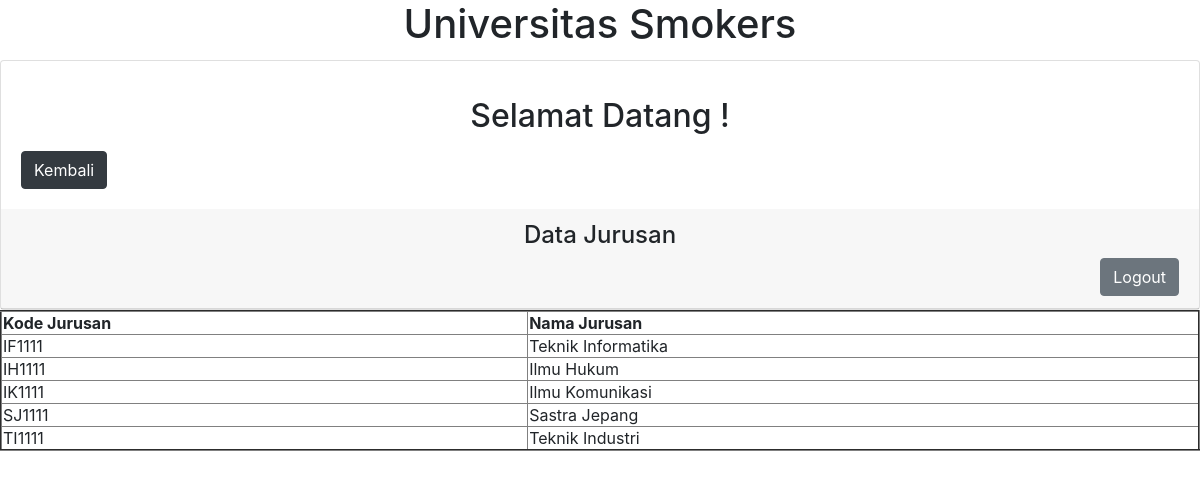
The page /UniversitasSmokers/index5.php (signed in) on the database its author committed.
### tables this page shows
CREATE TABLE `jurusan` (
  `id_jurusan` char(8) NOT NULL,
  `nama_jurusan` varchar(30) DEFAULT NULL,
  `id_fakultas` char(8) NOT NULL
);

### UniversitasSmokers/index5.php (the view, shortened to what this page needs)
<html>
<head>
  <link rel = "stylesheet" type = "text/css" href = "css/bootstrap.min.css">
</head>
<body>
<h1 class="card-title"><center>Universitas Smokers</h1>
  <div class="card">
  <div class="card-body">
    <p class="card-text"><center><h2>Selamat Datang !</center></p>
	<a href="welcome.php" class="btn btn-dark">Kembali</a>
  </div>
  <div class="card-header"><center><h4>Data Jurusan</center>
  <a href="logout.php" class="btn btn-secondary float-right">Logout</a>
  </div>
</div>
  <table border="2" width="100%">
  <center>
  <tr>
    <th>Kode Jurusan</th>
    <th>Nama Jurusan</th>
  </tr>
  <?php
  include "koneksi.php";
  $sql = $pdo->prepare("SELECT * FROM jurusan");
  $sql->execute();
  while($data = $sql->fetch()){
    echo "<tr>";
    echo "<td>".$data['id_jurusan']."</td>";
    echo "<td>".$data['nama_jurusan']."</td>";
    echo "</tr>";
  }
  ?>
  </table>
</body>
</html>

### rows shown on the page
jurusan: id_jurusan "IF1111", nama_jurusan "Teknik Informatika"
jurusan: id_jurusan "IH1111", nama_jurusan "Ilmu Hukum"
jurusan: id_jurusan "IK1111", nama_jurusan "Ilmu Komunikasi"
jurusan: id_jurusan "SJ1111", nama_jurusan "Sastra Jepang"
jurusan: id_jurusan "TI1111", nama_jurusan "Teknik Industri"
